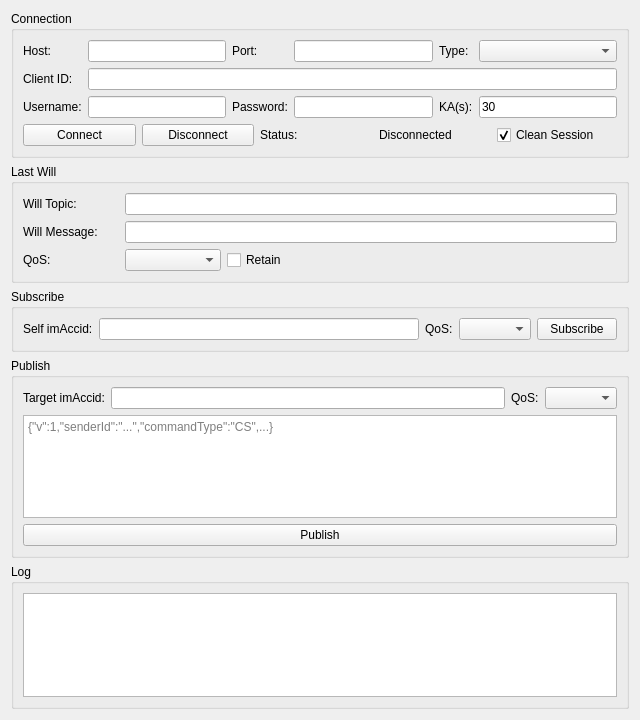
<?xml version="1.0" encoding="UTF-8"?>
<ui version="4.0">
 <class>MainWgt</class>
 <widget class="QWidget" name="MainWgt">
  <property name="geometry">
   <rect>
    <x>0</x>
    <y>0</y>
    <width>640</width>
    <height>720</height>
   </rect>
  </property>
  <property name="windowTitle">
   <string>MQTT Client Demo</string>
  </property>
  <layout class="QVBoxLayout" name="m_layout">
   <item>
    <widget class="QGroupBox" name="m_grpConnection">
     <property name="title">
      <string>Connection</string>
     </property>
     <layout class="QGridLayout" name="gridConnection">
      <item row="0" column="0">
       <widget class="QLabel" name="m_labelHost">
        <property name="text"><string>Host:</string></property>
       </widget>
      </item>
      <item row="0" column="1">
       <widget class="QLineEdit" name="m_host"/>
      </item>
      <item row="0" column="2">
       <widget class="QLabel" name="m_labelPort">
        <property name="text"><string>Port:</string></property>
       </widget>
      </item>
      <item row="0" column="3">
       <widget class="QLineEdit" name="m_port">
        <property name="maximumWidth"><number>80</number></property>
       </widget>
      </item>
      <item row="0" column="4">
       <widget class="QLabel" name="m_labelType">
        <property name="text"><string>Type:</string></property>
       </widget>
      </item>
      <item row="0" column="5">
       <widget class="QComboBox" name="m_type">
        <property name="maximumWidth"><number>80</number></property>
       </widget>
      </item>
      <item row="1" column="0">
       <widget class="QLabel" name="m_labelClientId">
        <property name="text"><string>Client ID:</string></property>
       </widget>
      </item>
      <item row="1" column="1" colspan="5">
       <widget class="QLineEdit" name="m_clientId"/>
      </item>
      <item row="2" column="0">
       <widget class="QLabel" name="m_labelUsername">
        <property name="text"><string>Username:</string></property>
       </widget>
      </item>
      <item row="2" column="1">
       <widget class="QLineEdit" name="m_username"/>
      </item>
      <item row="2" column="2">
       <widget class="QLabel" name="m_labelPassword">
        <property name="text"><string>Password:</string></property>
       </widget>
      </item>
      <item row="2" column="3">
       <widget class="QLineEdit" name="m_password">
        <property name="echoMode"><enum>QLineEdit::Password</enum></property>
       </widget>
      </item>
      <item row="2" column="4">
       <widget class="QLabel" name="m_labelKeepAlive">
        <property name="text"><string>KA(s):</string></property>
       </widget>
      </item>
      <item row="2" column="5">
       <widget class="QLineEdit" name="m_keepAlive">
        <property name="maximumWidth"><number>60</number></property>
        <property name="text"><string>30</string></property>
       </widget>
      </item>
      <item row="3" column="0" colspan="6">
       <layout class="QHBoxLayout" name="layoutButtons">
        <item>
         <widget class="QPushButton" name="m_btnConnect">
          <property name="text"><string>Connect</string></property>
         </widget>
        </item>
        <item>
         <widget class="QPushButton" name="m_btnDisconnect">
          <property name="text"><string>Disconnect</string></property>
         </widget>
        </item>
        <item>
         <widget class="QLabel" name="m_labelStatus">
          <property name="text"><string>Status:</string></property>
         </widget>
        </item>
        <item>
         <widget class="QLabel" name="m_status">
          <property name="text"><string>Disconnected</string></property>
         </widget>
        </item>
        <item>
         <widget class="QCheckBox" name="m_cleanSession">
          <property name="text"><string>Clean Session</string></property>
          <property name="checked"><bool>true</bool></property>
         </widget>
        </item>
        <item>
         <spacer>
          <property name="orientation"><enum>Qt::Horizontal</enum></property>
         </spacer>
        </item>
       </layout>
      </item>
     </layout>
    </widget>
   </item>
   <item>
    <widget class="QGroupBox" name="m_grpWill">
     <property name="title">
      <string>Last Will</string>
     </property>
     <layout class="QGridLayout" name="gridWill">
      <item row="0" column="0">
       <widget class="QLabel" name="m_labelWillTopic">
        <property name="text"><string>Will Topic:</string></property>
       </widget>
      </item>
      <item row="0" column="1" colspan="5">
       <widget class="QLineEdit" name="m_willTopic"/>
      </item>
      <item row="1" column="0">
       <widget class="QLabel" name="m_labelWillMessage">
        <property name="text"><string>Will Message:</string></property>
       </widget>
      </item>
      <item row="1" column="1" colspan="5">
       <widget class="QLineEdit" name="m_willMessage"/>
      </item>
      <item row="2" column="0">
       <widget class="QLabel" name="m_labelWillQos">
        <property name="text"><string>QoS:</string></property>
       </widget>
      </item>
      <item row="2" column="1">
       <widget class="QComboBox" name="m_willQos">
        <property name="maximumWidth"><number>60</number></property>
       </widget>
      </item>
      <item row="2" column="2">
       <widget class="QCheckBox" name="m_willRetain">
        <property name="text"><string>Retain</string></property>
       </widget>
      </item>
      <item row="2" column="3" colspan="3">
       <spacer>
        <property name="orientation"><enum>Qt::Horizontal</enum></property>
       </spacer>
      </item>
     </layout>
    </widget>
   </item>
   <item>
    <widget class="QGroupBox" name="m_grpSubscribe">
     <property name="title">
      <string>Subscribe</string>
     </property>
     <layout class="QHBoxLayout" name="layoutSubscribe">
      <item>
       <widget class="QLabel" name="m_labelSelfImAccid">
        <property name="text"><string>Self imAccid:</string></property>
       </widget>
      </item>
      <item>
       <widget class="QLineEdit" name="m_selfImAccid"/>
      </item>
       <item>
        <widget class="QLabel" name="m_labelSubQos">
         <property name="text"><string>QoS:</string></property>
        </widget>
       </item>
       <item>
        <widget class="QComboBox" name="m_subQos">
         <property name="maximumWidth"><number>60</number></property>
        </widget>
       </item>
       <item>
        <widget class="QPushButton" name="m_btnSubscribe">
         <property name="text"><string>Subscribe</string></property>
        </widget>
       </item>
      </layout>
     </widget>
    </item>
    <item>
     <widget class="QGroupBox" name="m_grpPublish">
     <property name="title">
      <string>Publish</string>
     </property>
     <layout class="QVBoxLayout" name="layoutPublish">
      <item>
       <layout class="QHBoxLayout" name="layoutTarget">
        <item>
         <widget class="QLabel" name="m_labelTargetImAccid">
          <property name="text"><string>Target imAccid:</string></property>
         </widget>
        </item>
        <item>
         <widget class="QLineEdit" name="m_targetImAccid"/>
        </item>
        <item>
         <widget class="QLabel" name="m_labelPubQos">
          <property name="text"><string>QoS:</string></property>
         </widget>
        </item>
        <item>
         <widget class="QComboBox" name="m_pubQos">
          <property name="maximumWidth"><number>60</number></property>
         </widget>
        </item>
       </layout>
      </item>
       <item>
        <widget class="QPlainTextEdit" name="m_payload">
        <property name="maximumBlockCount"><number>8</number></property>
        <property name="placeholderText">
         <string>{"v":1,"senderId":"...","commandType":"CS",...}</string>
        </property>
       </widget>
      </item>
      <item>
       <widget class="QPushButton" name="m_btnPublish">
        <property name="text"><string>Publish</string></property>
       </widget>
      </item>
     </layout>
    </widget>
   </item>
   <item>
    <widget class="QGroupBox" name="m_grpLog">
     <property name="title">
      <string>Log</string>
     </property>
     <layout class="QVBoxLayout" name="layoutLog">
      <item>
       <widget class="QPlainTextEdit" name="m_log">
        <property name="readOnly"><bool>true</bool></property>
       </widget>
      </item>
     </layout>
    </widget>
   </item>
  </layout>
 </widget>
 <tabstops>
  <tabstop>m_host</tabstop>
  <tabstop>m_port</tabstop>
  <tabstop>m_type</tabstop>
  <tabstop>m_clientId</tabstop>
  <tabstop>m_username</tabstop>
  <tabstop>m_password</tabstop>
  <tabstop>m_keepAlive</tabstop>
  <tabstop>m_btnConnect</tabstop>
  <tabstop>m_btnDisconnect</tabstop>
  <tabstop>m_selfImAccid</tabstop>
  <tabstop>m_btnSubscribe</tabstop>
  <tabstop>m_targetImAccid</tabstop>
  <tabstop>m_payload</tabstop>
  <tabstop>m_btnPublish</tabstop>
  <tabstop>m_log</tabstop>
 </tabstops>
 <resources/>
 <connections/>
</ui>
